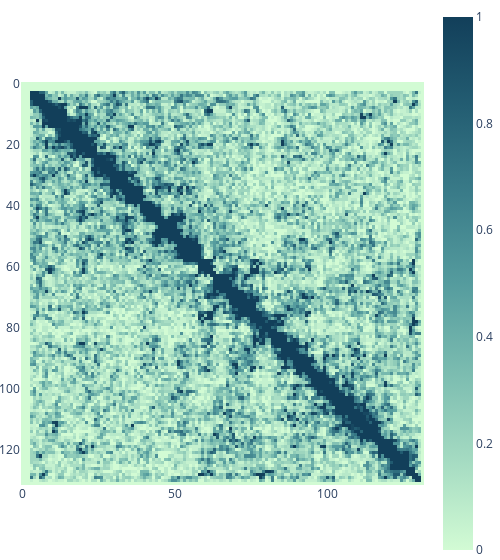

Write notebook code for a chart like this one.
### Code cell
pseudobulk_1_map = next(iter(bulk_small_mouse_hic_dataloader))
print(pseudobulk_1_map.shape)
visualize_contact_map(pseudobulk_1_map.squeeze(), zmax=1)

### Figure 1 — Plotly figure (JSON) as saved in the notebook; plotly's stock layout.template omitted (floating-point values rounded to 4 significant figures; data arrays with more than 128 entries replaced by an {"elided": "..."} marker saying what was removed)
{"data": [{"coloraxis": "coloraxis", "hovertemplate": "x: %{x}<br>y: %{y}<br>color: %{z}<extra></extra>", "name": "0", "type": "heatmap", "xaxis": "x", "yaxis": "y", "z": {"elided": "132x132 float values"}}], "layout": {"coloraxis": {"cmax": 1, "cmin": 0, "colorscale": [[0, "rgb(210, 251, 212)"], [0.1667, "rgb(165, 219, 194)"], [0.3333, "rgb(123, 188, 176)"], [0.5, "rgb(85, 156, 158)"], [0.6667, "rgb(58, 124, 137)"], [0.8333, "rgb(35, 93, 114)"], [1, "rgb(18, 63, 90)"]]}, "margin": {"b": 0, "l": 0, "r": 0, "t": 0}, "width": 500, "xaxis": {"anchor": "y", "constrain": "domain", "domain": [0, 1], "scaleanchor": "y"}, "yaxis": {"anchor": "x", "autorange": "reversed", "constrain": "domain", "domain": [0, 1]}}}
